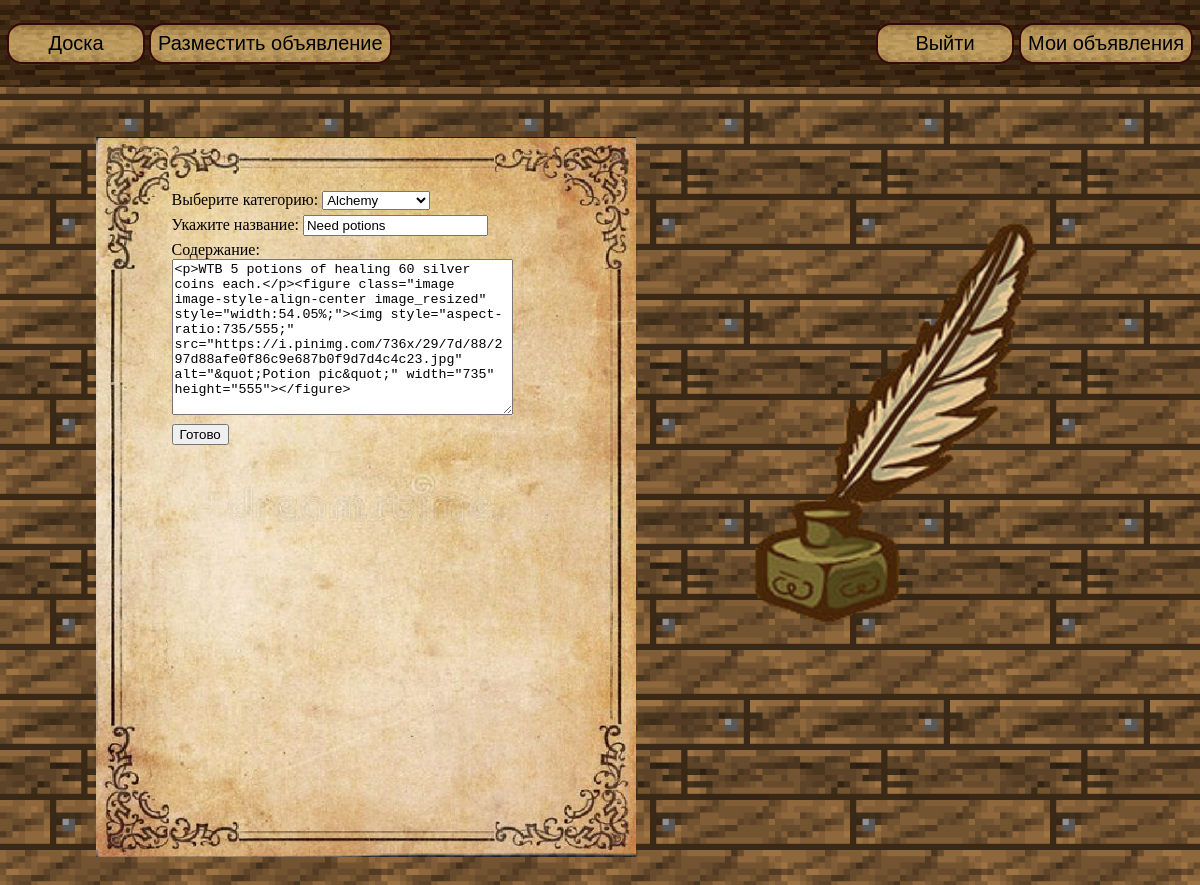
The page /board/6/edit (signed in) on the database its author committed.
### main/models.py (models this page shows, shortened)
class Advertisement(models.Model):
    author = models.ForeignKey(User, on_delete=models.DO_NOTHING, null=True)
    title = models.CharField(max_length=255)
    content = CKEditor5Field('Text', config_name='extends')
    category = models.ForeignKey('Category', on_delete=models.DO_NOTHING)

### main/views.py (the view, shortened to what this page needs)
# urls.py: path('board/<int:pk>/edit', AdvertisementUpdate.as_view(), name='edit'),
class AdvertisementUpdate(UserPassesTestMixin, UpdateView):
    form_class = AdvertisementForm
    model = Advertisement
    template_name = 'main/create.html'
    raise_exception = True
    permission_required = ('main.change_post',)
    def test_func(self):
        return self.request.user == self.get_object().author

### main/forms.py
class AdvertisementForm(forms.ModelForm):
    class Meta:
        model = Advertisement
        fields = [
            'title',
            'content',
            'category',
        ]

### main/models.py (called while the page is built)
    def __str__(self):
        return self.category_name

### templates/main/create.html (shortened to what this page needs)
{% extends 'main/header.html' %}
{% block body %}
<div class="content_wrapper">
    <div class="create_post_wrapper">
        <div class="form_wrapper">
            <form action="" method="post">
                    Выберите категорию: {{ form.category }}<br>
                    Укажите название: {{ form.title }}<br>
                    Содержание: {{ form.content|safe }}<br>
                <input type="submit" value="Готово" />
            </form>
        </div>
            <img src="/static/images/feather_ink_pixel.png">
    </div>
</div>
{% endblock %}

### templates/main/header.html (shortened to what this page needs)
<!doctype html>
<html lang="en">
<head>
    {% load static %}
    <link href="{% static 'main/css/styles.css' %}" rel="stylesheet">
</head>
<body>
    <div class="menu_block">
        <ul class="menu_buttons_list">
            <li><a href="/board">Доска</a></li>
                {% if user.is_authenticated %}
                <li><a href="/board/create">Разместить объявление</a></li>
                <li class="username_label"><a href="/me">Мои объявления</a></li>
                <li class="sign-up"><a href="/accounts/logout">Выйти</a></li>
                {% else %}
                <li><a href="/accounts/signup">Разместить объявление</a></li>
                <li class="log-in"><a href="/accounts/login">Войти</a></li>
                <li class="sign-up"><a href="/accounts/signup">Регистрация</a></li>
                {% endif %}
        </ul>
    </div>
<div class="content">
    {% block body %}
    {% endblock body %}
</div>
</body>
</html>

### static/main/css/styles.css (style rules this page uses)
body { min-height: 95vh; margin: 0; background: url('/static/images/board_bg_pixel.png'); background-size: 200px 200px; }

### rows shown on the page
Advertisement: category "Alchemy", title "Need potions", content "<p>WTB 5 potions of healing 60 silver coins each.</p><figure class=\"image image-style-align-center image_resized\" style=\"width:54.05%;\"><img style=\"aspect-ratio:735/555;\" src=\"https://i.pinimg.com/736x/29/7d/88/297d88afe0f86c9e687b0f9d7d4c4c23.jpg\" alt=\"&quot;Potion pic&quot;\" width=\"735\" height=\"555\"></figure>"
